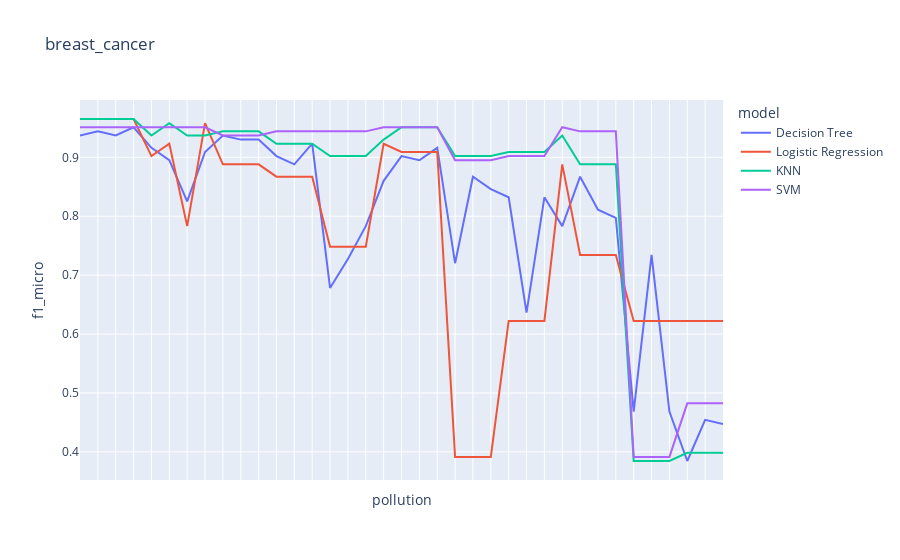
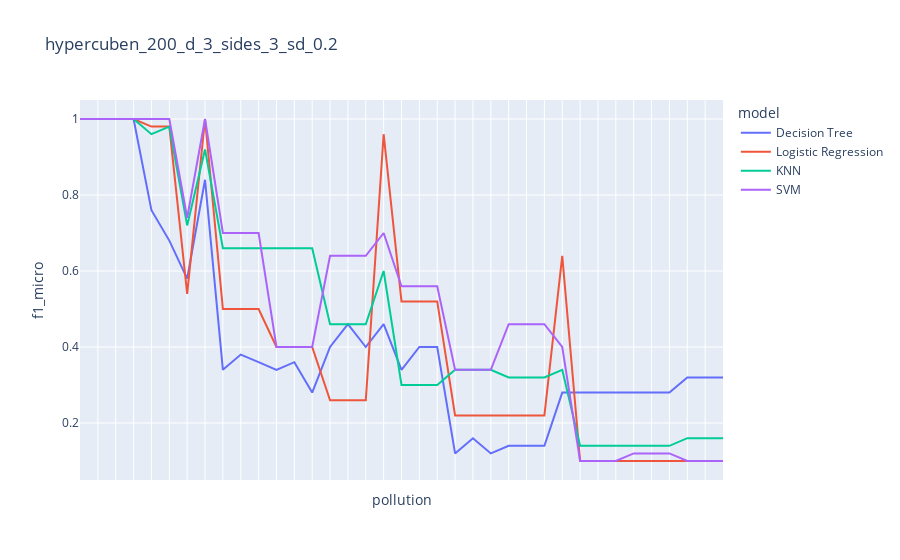
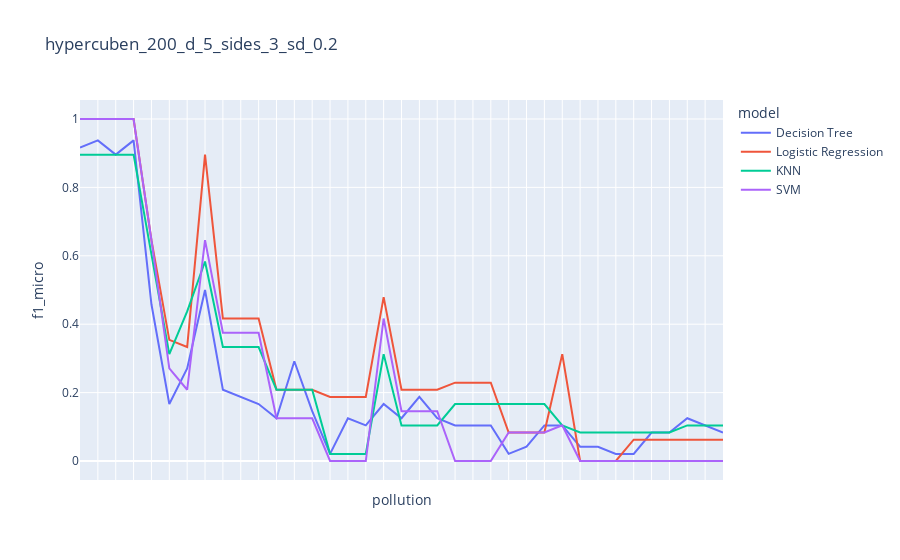
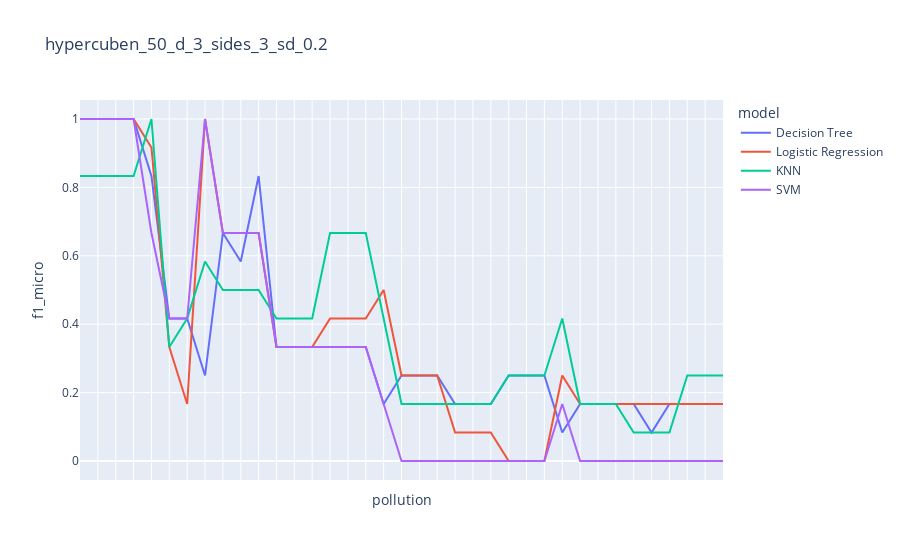

Notebook cell for these charts, in order:
### Code cell
groups = df.groupby('dataset')

moving_diff = pd.DataFrame()


for dataset, param in groups:
    
    param = sort_df(param)
    
    fig = px.line(param, x="pollution", y="f1_micro", color='model', title=param.dataset.iloc[0] )

    fig.update_xaxes(showticklabels=False)

    fig.show()
